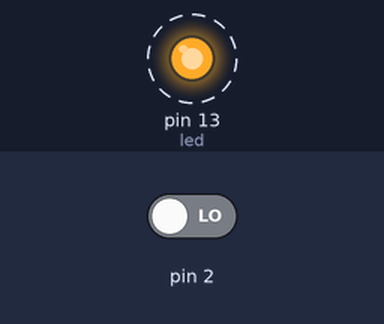
The sketch below on a simulated Arduino Uno, built with avr-gcc and run on an emulated ATmega328P. Shown: output pins drawn as LEDs (lit = HIGH). Dashed ring = blinking. The inputs (shaded band) are chosen by the test bench; at power-on: pin 2 LOW. Sleep ends after the set time or at an interrupt.

Above: at 0.4 s.
Timing chart, 0 to 4.1 s (numbered marks = the images above):
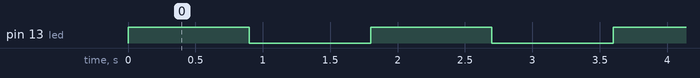

The sketch:

FTSleepDemo01.ino
```cpp
//**********************Arduino Code***********************************
/*
Example program for using sleep modes in Arduino. This example code was used in a sleep mode tutorial video on the ForceTronics YouTube Channel.
This code is open for anybody to use at their own risk

The 5 different modes are:
     *     SLEEP_MODE_IDLE         -the least power savings
     *     SLEEP_MODE_ADC
     *     SLEEP_MODE_PWR_SAVE
     *     SLEEP_MODE_STANDBY
     *     SLEEP_MODE_PWR_DOWN
These are the arguments used to set the sleep mode in the function set_sleep_mode()
     */

#include <avr/sleep.h>

int led = 13; //variable for pin that the LED is on
int count = 0; //variable to control how many times LED blinks before sleep

volatile int varToBeUsedInInterruptRoutine = 0;

void setup() {
   sleep_enable(); //enable the sleep capability
   set_sleep_mode(SLEEP_MODE_PWR_DOWN); //set the type of sleep mode. Default is Idle
   pinMode(led, OUTPUT); //set up the LED pin to output
}

void loop() {

  if(count < 4) { //For first four loops blink the LED
    digitalWrite(led, HIGH);   // turn the LED on (HIGH is the voltage level)
    delay(900);               // wait
    digitalWrite(led, LOW);    // turn the LED off by making the voltage LOW
    delay(900);       // wait
    count++; //increment count
  }
  else { //after blinking LED setup interrupt and then go to sleep. Note that sleep will only happen once since it is disabled in ISR
    attachInterrupt(0, interruptFunction, HIGH);
    sleep_cpu(); //enter sleep mode. Next code that will be executed is the ISR when interrupt wakes Arduino from sleep
    count = 0; //Set the count back to zero
  }

}

//This is the function called when the interrupt occurs (pin 2 goes high)
//this is often referred to as the interrupt service routine or ISR
//This cannot take any input arguments or return anything
void interruptFunction() {
 detachInterrupt(0); //this function call will turn the interrupt off
 sleep_disable(); //Disable the sleep mode so even if call to sleep is executed again it will be ignored
}
```

Measured:
- by itself, pin 13 (led): alternates HIGH for 0.90 s and LOW for 0.90 s, 8 changes in all, then stays LOW
